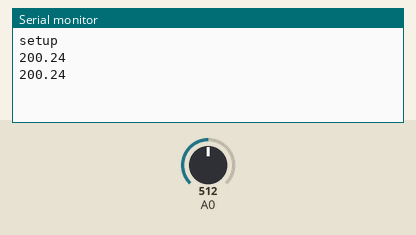
Simulated run of this sketch. Board: Arduino Uno, built with avr-gcc and run on an emulated ATmega328P. Shown: the last lines printed to the serial monitor. The inputs (shaded band) are chosen by the test bench; at power-on: A0 = 512.

Above: at 10.8 s.
10.9 s: A0 set to 716
At 15.8 s:
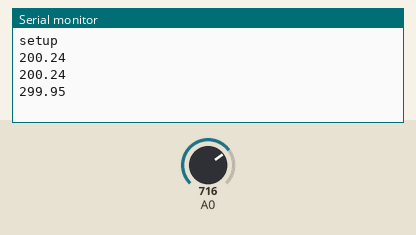
18.4 s: A0 set to 900
At 20.8 s:
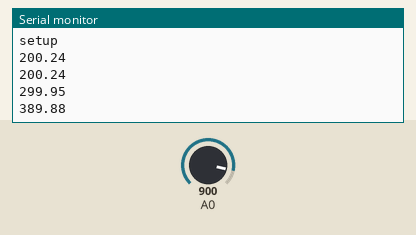
Timing chart, 0 to 22.3 s (numbered marks = the images above; inputs shaded):
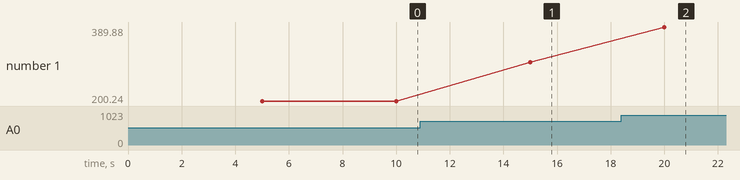

Measured:
- after the input at 10.9 s, the serial monitor: prints a new line after 4.1 s (image 1)
- after the input at 18.4 s, the serial monitor: prints a new line after 1.6 s (image 2)
- plotted number 1: 200.24 → 299.95 after the input at 10.9 s, 299.95 → 389.88 after the input at 18.4 s

The sketch:

sketch.ino
```cpp
#include <Wire.h>
#define SLAVE_ADDRESS 0x04
//----------------------------------------------------------------------------------------------------------------------------------------------------------------------
//----------------------------------------------------------------------------------------------------------------------------------------------------------------------
const byte PINTEMP=0;

struct STemperatura{
  byte pin;
  unsigned long last_ms;
  double temp;
};
//----------------------------------------------------------------------------------------------------------------------------------------------------------------------
//----------------------------------------------------------------------------------------------------------------------------------------------------------------------
STemperatura sensor;

void sendData(){
  Wire.write(byte(sensor.temp));
}
//----------------------------------------------------------------------------------------------------------------------------------------------------------------------
//----------------------------------------------------------------------------------------------------------------------------------------------------------------------

void setup() {
  Serial.begin(9600);
  Serial.println("setup");
  Wire.begin(SLAVE_ADDRESS);
  //Wire.onReceive(receiveData);
  Wire.onRequest(sendData);

  sensor.pin=PINTEMP;
  pinMode(sensor.pin, INPUT);
  sensor.last_ms=0;
  sensor.temp=0;
}

void loop() {
  unsigned long curr_ms=millis();
  if(curr_ms - sensor.last_ms >= 5000){
    sensor.last_ms=curr_ms;

    float val=analogRead(sensor.pin);
    float va=val*(5.0/1023.0);
    float grados=(va-0.5)/0.01;
    Serial.println(grados);
    sensor.temp=grados;
    sendData();

    /*unsigned estacion;
    if(sensor.temp<15){
      estacion=3; //invierno

    }else if(sensor.temp>=15 && sensor.temp<20){
      estacion=2; //otoño

    }else if(sensor.temp>=20 && sensor.temp<=25){
      estacion=0;   //primavera
    }else estacion=1; //verano

    get_s+=estacion;
    //FALTA ENVIAR LOS DATOS AL SERVIDOR */
  }
}
//----------------------------------------------------------------------------------------------------------------------------------------------------------------------
//----------------------------------------------------------------------------------------------------------------------------------------------------------------------
```
